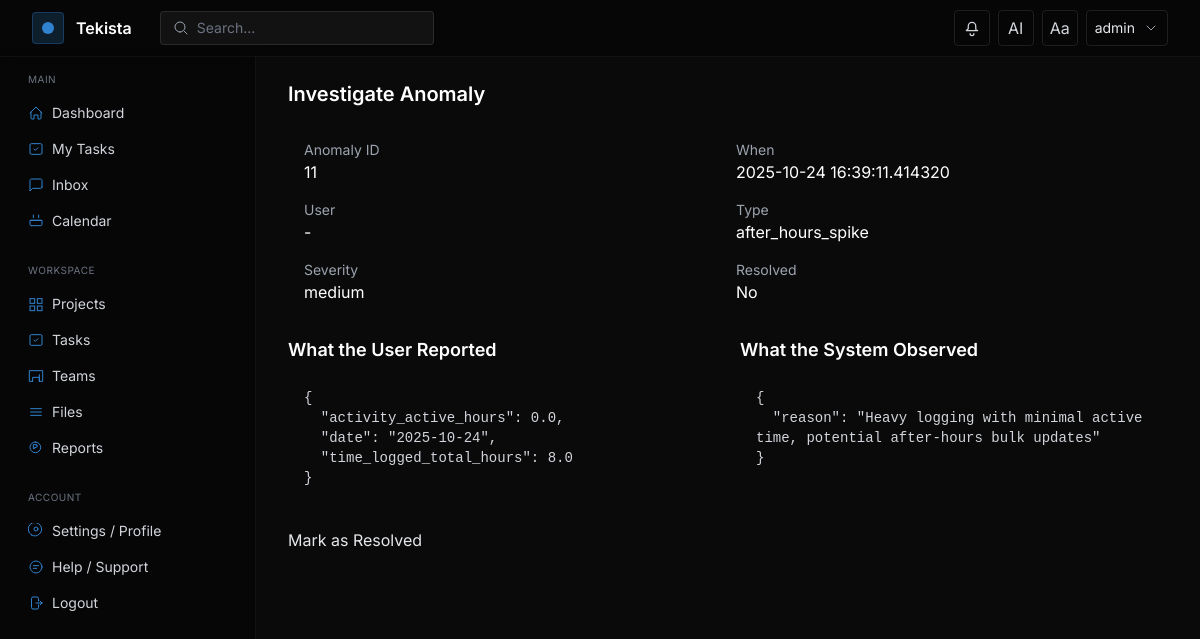
Screenshot of /admin/investigate/11 (signed in) with the database file from the repository.
### models.py (models this page shows, shortened)
class User(UserMixin, db.Model):
    __tablename__ = "user"
    id = db.Column(db.Integer, primary_key=True)
    username = db.Column(db.String(80), unique=True, nullable=False)
    email = db.Column(db.String(120), unique=True, nullable=False)
    password_hash = db.Column(db.String(128), nullable=False)
    organization_id = db.Column(db.Integer, db.ForeignKey('organization.id'), nullable=True)
    role_id = db.Column(db.Integer, db.ForeignKey('role.id'), nullable=True)
    custom_role_id = db.Column(db.Integer, db.ForeignKey('custom_role.id'), nullable=True)
    api_token = db.Column(db.String(128), unique=True, index=True, nullable=True)
    token_expiration = db.Column(db.DateTime, nullable=True)
    created_at = db.Column(db.DateTime, default=datetime.utcnow)
    current_workload = db.Column(db.Float, default=0.0)  # 0..100
    availability = db.Column(db.String(20), default='Available')  # Available|Busy|In a Meeting|On a Break|Out of Office
    role = db.relationship('Role')
    projects = db.relationship('Project', secondary=project_users, back_populates='users')
    tasks = db.relationship('Task', secondary=task_assignees, back_populates='assignees')

class AnomalyEvent(db.Model):
    __tablename__ = 'anomaly_event'
    id = db.Column(db.Integer, primary_key=True)
    user_id = db.Column(db.Integer, db.ForeignKey('user.id'), index=True)
    severity = db.Column(db.String(20))  # low|medium|high
    type = db.Column(db.String(80))
    occurred_at = db.Column(db.DateTime, default=datetime.utcnow, index=True)
    source_event_id = db.Column(db.Integer, nullable=True)
    evidence_json = db.Column(db.Text)
    explanation_json = db.Column(db.Text)
    resolved = db.Column(db.Boolean, default=False)
    resolved_by = db.Column(db.Integer, db.ForeignKey('user.id'), nullable=True)
    resolved_at = db.Column(db.DateTime, nullable=True)

### app.py (the view)
    @app.route('/admin/investigate/<int:anomaly_id>')
    @login_required
    def admin_investigate(anomaly_id):
        _require_admin()
        from models import AnomalyEvent, User
        ae = AnomalyEvent.query.get_or_404(anomaly_id)
        user = User.query.get(ae.user_id) if ae.user_id else None
        try:
            evidence = json.loads(ae.evidence_json or '{}')
        except Exception:
            evidence = {}
        try:
            explanation = json.loads(ae.explanation_json or '{}')
        except Exception:
            explanation = {}
        return render_template('pages/investigate.html', anomaly=ae, user=user, evidence=evidence, explanation=explanation)

### templates/pages/investigate.html (shortened to what this page needs)
{% extends 'layouts/app.html' %}
{% block content %}
<div class="max-w-5xl">
  <h1 class="text-xl font-semibold text-white mb-4">Investigate Anomaly</h1>
  <div class="mb-4 p-4 rounded bg-base-200">
    <div class="grid grid-cols-1 md:grid-cols-2 gap-4">
      <div>
        <div class="text-gray-400 text-sm">Anomaly ID</div>
        <div class="text-white">{{ anomaly.id }}</div>
      </div>
      <div>
        <div class="text-gray-400 text-sm">When</div>
        <div class="text-white">{{ anomaly.occurred_at }}</div>
      </div>
      <div>
        <div class="text-gray-400 text-sm">User</div>
        <div class="text-white">{% if user %}{{ user.username }}{% else %}-{% endif %}</div>
      </div>
      <div>
        <div class="text-gray-400 text-sm">Type</div>
        <div class="text-white">{{ anomaly.type }}</div>
      </div>
      <div>
        <div class="text-gray-400 text-sm">Severity</div>
        <div class="text-white">{{ anomaly.severity }}</div>
      </div>
      <div>
        <div class="text-gray-400 text-sm">Resolved</div>
        <div class="text-white">{{ 'Yes' if anomaly.resolved else 'No' }}</div>
      </div>
    </div>
  </div>
  <div class="grid grid-cols-1 md:grid-cols-2 gap-6">
    <div>
      <h2 class="text-lg font-semibold text-white mb-2">What the User Reported</h2>
      <div class="p-4 rounded bg-base-200 text-sm text-gray-300">
        {% set reported = evidence.get('reported') if evidence.get('reported') is not none else evidence %}
        <pre class="whitespace-pre-wrap">{{ reported | tojson(indent=2) }}</pre>
      </div>
    </div>
    <div>
      <h2 class="text-lg font-semibold text-white mb-2">What the System Observed</h2>
      <div class="p-4 rounded bg-base-200 text-sm text-gray-300">
        {% set observed = explanation.get('observed') if explanation.get('observed') is not none else explanation %}
        <pre class="whitespace-pre-wrap">{{ observed | tojson(indent=2) }}</pre>
      </div>
    </div>
  </div>
  <div class="mt-6">
    <form action="{{ url_for('api_anomalies_resolve', aid=anomaly.id) }}" method="post">
      {% if not anomaly.resolved %}
      <button class="btn btn-primary">Mark as Resolved</button>
      {% else %}
      <button class="btn" disabled>Already Resolved</button>
      {% endif %}
    </form>
  </div>
</div>
{% endblock %}

### templates/layouts/app.html (shortened to what this page needs)
<!DOCTYPE html>
<html lang="en" class="dark" data-theme="dark">
<head>
  <script src="https://cdn.tailwindcss.com"></script>
</head>
<body class="bg-bg text-gray-200 font-sans min-h-screen">
  <header class="fixed top-0 left-0 right-0 z-40 border-b border-white/5 bg-black/40 backdrop-blur">
    <div class="max-w-7xl mx-auto px-4 sm:px-6 lg:px-8 h-14 flex items-center justify-between">
      <div class="flex items-center gap-3">
        <div class="w-8 h-8 rounded bg-accent/20 border border-accent/30 flex items-center justify-center">
          <div class="w-3 h-3 rounded-full bg-accent"></div>
        </div>
        <a href="{{ url_for('projects.list_projects') }}" class="text-white font-semibold">Tekista</a>
        <div class="hidden md:flex items-center ml-4">
          <div class="flex items-center gap-2 bg-white/5 border border-white/10 rounded px-3 py-1.5">
            <svg class="w-4 h-4 text-gray-400" viewBox="0 0 24 24" fill="none" stroke="currentColor"><path stroke-linecap="round" stroke-linejoin="round" stroke-width="1.5" d="M21 21l-4.35-4.35M10.5 18a7.5 7.5 0 1 1 0-15 7.5 7.5 0 0 1 0 15z"/></svg>
            <input id="globalSearch" type="text" placeholder="Search..." class="bg-transparent outline-none text-sm text-gray-200 placeholder-gray-500 w-56">
          </div>
        </div>
      </div>
      <div class="flex items-center gap-2">
        <div class="relative">
          <button id="notifBell" class="relative inline-flex items-center justify-center w-9 h-9 rounded border border-white/10 text-gray-300 hover:text-white hover:border-white/20">
            <svg class="w-5 h-5" viewBox="0 0 24 24" fill="none" stroke="currentColor"><path stroke-linecap="round" stroke-linejoin="round" stroke-width="1.5" d="M14.25 18.75a2.25 2.25 0 1 1-4.5 0m9-3.75H5.25l1.318-1.318A2.25 2.25 0 0 0 7.5 12.84V9.75a4.5 4.5 0 0 1 9 0v3.09c0 .597.237 1.17.659 1.592L18.75 15z"/></svg>
          </button>
        </div>
        <a href="{{ url_for('ai_assistant') }}" class="inline-flex items-center justify-center w-9 h-9 rounded border border-white/10 text-gray-300 hover:text-white hover:border-white/20">AI</a>
        <button id="themeToggle" class="inline-flex items-center justify-center w-9 h-9 rounded border border-white/10 text-gray-300 hover:text-white hover:border-white/20">Aa</button>
        {% if current_user.is_authenticated %}
        <div class="relative">
          <button id="profileBtn" class="inline-flex items-center gap-2 px-2 h-9 rounded border border-white/10 hover:border-white/20">
            <span class="text-sm text-gray-200">{{ current_user.username }}</span>
            <svg class="w-4 h-4 text-gray-400" viewBox="0 0 24 24" fill="none" stroke="currentColor"><path stroke-linecap="round" stroke-linejoin="round" stroke-width="1.5" d="M6 9l6 6 6-6"/></svg>
          </button>
        </div>
        {% else %}
        <a href="{{ url_for('auth.login') }}" class="text-sm text-gray-300 hover:text-white px-3 py-2">Login</a>
        {% endif %}
      </div>
    </div>
  </header>
  <div class="pt-14 flex">
    <aside id="sidebar" class="hidden md:block w-64 shrink-0 h-[calc(100vh-56px)] sticky top-14 border-r border-white/5 bg-black/40 backdrop-blur">
      <nav class="p-4 space-y-6">
        <div>
          <div class="px-3 mb-2 text-[10px] uppercase tracking-wider text-gray-500">Main</div>
          <a href="{{ url_for('index') }}" class="flex items-center gap-2 px-3 py-2 rounded text-sm text-gray-300 hover:text-white hover:bg-white/5">
            <svg class="w-4 h-4 text-accent" viewBox="0 0 24 24" fill="none" stroke="currentColor"><path stroke-linecap="round" stroke-linejoin="round" stroke-width="1.5" d="M3 12l9-9 9 9M4.5 10.5v9a1.5 1.5 0 001.5 1.5H9v-6h6v6h3a1.5 1.5 0 001.5-1.5v-9"/></svg>
            <span>Dashboard</span>
          </a>
          <a href="{{ url_for('tasks.list_tasks') }}?assignee={{ current_user.id if current_user.is_authenticated else '' }}" class="flex items-center gap-2 px-3 py-2 rounded text-sm text-gray-300 hover:text-white hover:bg-white/5">
            <svg class="w-4 h-4 text-accent" viewBox="0 0 24 24" fill="none" stroke="currentColor"><path stroke-linecap="round" stroke-linejoin="round" stroke-width="1.5" d="M9 12l2 2 4-4"/><rect x="3" y="4" width="18" height="16" rx="2" ry="2" stroke-width="1.5"/></svg>
            <span>My Tasks</span>
          </a>
          <a href="{{ url_for('inbox') }}" class="flex items-center gap-2 px-3 py-2 rounded text-sm text-gray-300 hover:text-white hover:bg-white/5">
            <svg class="w-4 h-4 text-accent" viewBox="0 0 24 24" fill="none" stroke="currentColor"><path stroke-linecap="round" stroke-linejoin="round" stroke-width="1.5" d="M21 15a2 2 0 01-2 2H7l-4 4V5a2 2 0 012-2h14a2 2 0 012 2v10z"/></svg>
            <span>Inbox</span>
          </a>
          <a href="{{ url_for('calendar') }}" class="flex items-center gap-2 px-3 py-2 rounded text-sm text-gray-300 hover:text-white hover:bg-white/5">
            <svg class="w-4 h-4 text-accent" viewBox="0 0 24 24" fill="none" stroke="currentColor"><path stroke-linecap="round" stroke-linejoin="round" stroke-width="1.5" d="M8 7V3m8 4V3M4 11h16M5 19h14a2 2 0 002-2v-6H3v6a2 2 0 002 2z"/></svg>
            <span>Calendar</span>
          </a>
        </div>
        <div>
          <div class="px-3 mb-2 text-[10px] uppercase tracking-wider text-gray-500">Workspace</div>
          <a href="{{ url_for('projects.list_projects') }}" class="flex items-center gap-2 px-3 py-2 rounded text-sm text-gray-300 hover:text-white hover:bg-white/5">
            <span>Projects</span>
          </a>
          <a href="{{ url_for('tasks.list_tasks') }}" class="flex items-center gap-2 px-3 py-2 rounded text-sm text-gray-300 hover:text-white hover:bg-white/5">
            <svg class="w-4 h-4 text-accent" viewBox="0 0 24 24" fill="none" stroke="currentColor"><path stroke-linecap="round" stroke-linejoin="round" stroke-width="1.5" d="M9 12l2 2 4-4"/><rect x="3" y="4" width="18" height="16" rx="2" ry="2" stroke-width="1.5"/></svg>
            <span>Tasks</span>
          </a>
          <a href="{{ url_for('teams') }}" class="flex items-center gap-2 px-3 py-2 rounded text-sm text-gray-300 hover:text-white hover:bg-white/5">
            <svg class="w-4 h-4 text-accent" viewBox="0 0 24 24" fill="none" stroke="currentColor"><path stroke-linecap="round" stroke-linejoin="round" stroke-width="1.5" d="M17 20h5V4H2v16h5m10 0V10M7 20v-6h10v6"/></svg>
            <span>Teams</span>
          </a>
          <a href="{{ url_for('files') }}" class="flex items-center gap-2 px-3 py-2 rounded text-sm text-gray-300 hover:text-white hover:bg-white/5">
            <svg class="w-4 h-4 text-accent" viewBox="0 0 24 24" fill="none" stroke="currentColor"><path stroke-linecap="round" stroke-linejoin="round" stroke-width="1.5" d="M4 7h16M4 12h16M4 17h16"/></svg>
            <span>Files</span>
          </a>
          <a href="{{ url_for('reports') }}" class="flex items-center gap-2 px-3 py-2 rounded text-sm text-gray-300 hover:text-white hover:bg-white/5">
            <svg class="w-4 h-4 text-accent" viewBox="0 0 24 24" fill="none" stroke="currentColor"><path stroke-linecap="round" stroke-linejoin="round" stroke-width="1.5" d="M11 3a8 8 0 100 16 8 8 0 000-16zm1 4H8v6h2v-2h2a2 2 0 100-4z"/></svg>
            <span>Reports</span>
          </a>
        </div>
        <div class="mt-auto">
          <div class="px-3 mb-2 text-[10px] uppercase tracking-wider text-gray-500">Account</div>
          <a href="{{ url_for('settings') }}" class="flex items-center gap-2 px-3 py-2 rounded text-sm text-gray-300 hover:text-white hover:bg-white/5">
            <span>Settings / Profile</span>
          </a>
          <a href="{{ url_for('help') }}" class="flex items-center gap-2 px-3 py-2 rounded text-sm text-gray-300 hover:text-white hover:bg-white/5">
            <svg class="w-4 h-4 text-accent" viewBox="0 0 24 24" fill="none" stroke="currentColor"><path stroke-linecap="round" stroke-linejoin="round" stroke-width="1.5" d="M8 10h8M8 14h5M21 12a9 9 0 11-18 0 9 9 0 0118 0z"/></svg>
            <span>Help / Support</span>
          </a>
          {% if current_user.is_authenticated %}
          <a href="{{ url_for('auth.logout') }}" class="flex items-center gap-2 px-3 py-2 rounded text-sm text-gray-300 hover:text-white hover:bg-white/5">
            <svg class="w-4 h-4 text-accent" viewBox="0 0 24 24" fill="none" stroke="currentColor"><path stroke-linecap="round" stroke-linejoin="round" stroke-width="1.5" d="M15.75 9V5.25A2.25 2.25 0 0013.5 3h-6A2.25 2.25 0 005.25 5.25v13.5A2.25 2.25 0 007.5 21h6a2.25 2.25 0 002.25-2.25V15M12 12h9m0 0l-3 3m3-3l-3-3"/></svg>
            <span>Logout</span>
          </a>
          {% endif %}
        </div>
      </nav>
    </aside>
    <main class="flex-1 min-w-0">
      <div class="max-w-7xl mx-auto px-4 sm:px-6 lg:px-8 py-6">
        {% block content %}{% endblock %}
      </div>
    </main>
  </div>
</body>
</html>

### templates/layouts/app.html (style rules this page uses)
:root { --accent: #3182CE; }
html, body { height: 100%; }

### rows the page displays
User: username "admin"
AnomalyEvent: id "11", occurred_at "2025-10-24 16:39:11.414320", type "after_hours_spike", severity "medium", resolved "No"

### other values shown
{{ reported | tojson(indent=2) }} "{ \"activity_active_hours\": 0.0, \"date\": \"2025-10-24\", \"time_logged_total_hours\": 8.0 }"
{{ observed | tojson(indent=2) }} "{ \"reason\": \"Heavy logging with minimal active time, potential after-hours bulk updates\" }"
